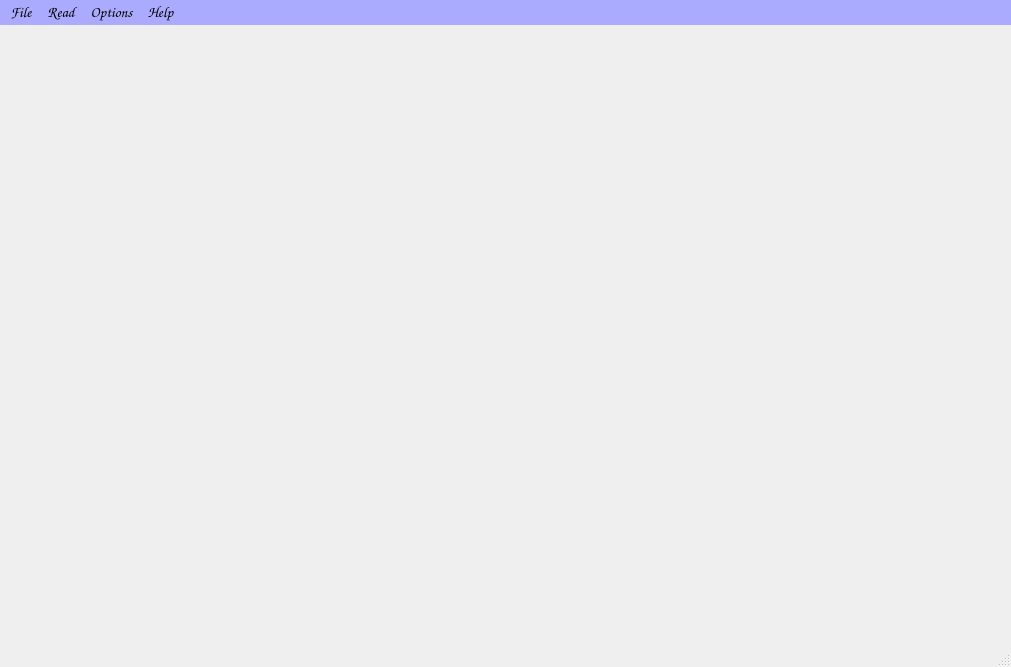
<?xml version="1.0" encoding="UTF-8"?>
<ui version="4.0">
 <class>MainWindow</class>
 <widget class="QMainWindow" name="MainWindow">
  <property name="geometry">
   <rect>
    <x>0</x>
    <y>0</y>
    <width>1011</width>
    <height>667</height>
   </rect>
  </property>
  <property name="font">
   <font>
    <family>Comic Sans MS</family>
    <pointsize>11</pointsize>
    <italic>false</italic>
    <underline>false</underline>
    <strikeout>false</strikeout>
    <kerning>true</kerning>
   </font>
  </property>
  <property name="cursor">
   <cursorShape>ArrowCursor</cursorShape>
  </property>
  <property name="mouseTracking">
   <bool>true</bool>
  </property>
  <property name="windowTitle">
   <string>MainWindow</string>
  </property>
  <widget class="QWidget" name="centralwidget"/>
  <widget class="QMenuBar" name="menubar">
   <property name="geometry">
    <rect>
     <x>0</x>
     <y>0</y>
     <width>1011</width>
     <height>23</height>
    </rect>
   </property>
   <property name="layoutDirection">
    <enum>Qt::LeftToRight</enum>
   </property>
   <property name="autoFillBackground">
    <bool>false</bool>
   </property>
   <property name="styleSheet">
    <string notr="true">font: 9pt &quot;Comic Sans MS&quot;;
background-color: rgb(170, 170, 255);
font: 9pt &quot;Comic Sans MS&quot;;</string>
   </property>
   <widget class="QMenu" name="menuFile">
    <property name="title">
     <string>File</string>
    </property>
    <addaction name="actionOpen_files"/>
    <addaction name="actionReprendre_le_dernier_fichier"/>
    <addaction name="actionR_ouvrir"/>
    <addaction name="actionReprendre"/>
    <addaction name="actionOpen_the_next_file"/>
    <addaction name="actionOpen_the_previous_file"/>
    <addaction name="actionOpen_a_document"/>
    <addaction name="separator"/>
    <addaction name="actionSave_in_file"/>
    <addaction name="actionSave_to_clipboard"/>
    <addaction name="actionPrint"/>
    <addaction name="separator"/>
    <addaction name="actionFullScreen"/>
    <addaction name="actionEntire_window"/>
    <addaction name="actionminimize"/>
    <addaction name="actionExit"/>
   </widget>
   <widget class="QMenu" name="menuRead">
    <property name="title">
     <string>Read</string>
    </property>
    <widget class="QMenu" name="menuFavoris">
     <property name="title">
      <string>Favoris</string>
     </property>
     <addaction name="actionAjouter"/>
     <addaction name="actionGo_to"/>
     <addaction name="actionDelete"/>
    </widget>
    <addaction name="actionFirst_page"/>
    <addaction name="actionLast_page"/>
    <addaction name="actionNext_page"/>
    <addaction name="actionPrevious_page"/>
    <addaction name="separator"/>
    <addaction name="actionScroll_up"/>
    <addaction name="actionScroll_down"/>
    <addaction name="actionScroll_left"/>
    <addaction name="actionScroll_right"/>
    <addaction name="separator"/>
    <addaction name="menuFavoris"/>
    <addaction name="actionMiniatures"/>
    <addaction name="actionCursor"/>
    <addaction name="actionAutomatic_scroll"/>
   </widget>
   <widget class="QMenu" name="menuOptions">
    <property name="title">
     <string>Options</string>
    </property>
    <widget class="QMenu" name="menuDouble_page">
     <property name="title">
      <string>Double page</string>
     </property>
     <addaction name="actionDouble"/>
     <addaction name="actionCover"/>
     <addaction name="actionShadow"/>
     <addaction name="actionMove_forward_one_page"/>
     <addaction name="actionSeparate"/>
    </widget>
    <widget class="QMenu" name="menuZoom">
     <property name="title">
      <string>Zoom</string>
     </property>
     <property name="separatorsCollapsible">
      <bool>false</bool>
     </property>
     <property name="toolTipsVisible">
      <bool>false</bool>
     </property>
     <addaction name="actionZoom_in"/>
     <addaction name="actionZoom_out"/>
     <addaction name="actionZoom_100"/>
     <addaction name="actionZoom_125"/>
     <addaction name="actionZoom_150"/>
     <addaction name="actionZoom_200"/>
     <addaction name="actionZoom_400"/>
    </widget>
    <widget class="QMenu" name="menuRotate">
     <property name="title">
      <string>Rotate</string>
     </property>
     <addaction name="actionLeft"/>
     <addaction name="actionRight"/>
     <addaction name="actionReinitialize"/>
    </widget>
    <widget class="QMenu" name="menuResizing_algorithm">
     <property name="title">
      <string>Resizing algorithm</string>
     </property>
     <property name="icon">
      <iconset theme="QIcon::ThemeIcon::DialogWarning"/>
     </property>
     <property name="separatorsCollapsible">
      <bool>false</bool>
     </property>
     <property name="toolTipsVisible">
      <bool>false</bool>
     </property>
     <addaction name="actionAs_close_is_possible"/>
     <addaction name="actionDraft"/>
     <addaction name="actionLinear"/>
     <addaction name="actionLanczos_Best_quality"/>
    </widget>
    <widget class="QMenu" name="menuRotate_all">
     <property name="title">
      <string>Rotate all</string>
     </property>
     <addaction name="actionLeft_2"/>
     <addaction name="actionRight_2"/>
     <addaction name="actionReinitialize_2"/>
    </widget>
    <widget class="QMenu" name="menuAdjust_to_portrait_mode">
     <property name="focusPolicy">
      <enum>Qt::NoFocus</enum>
     </property>
     <property name="title">
      <string>Adjust to portrait mode</string>
     </property>
     <property name="icon">
      <iconset theme="QIcon::ThemeIcon::CameraWeb"/>
     </property>
     <addaction name="action_to_height"/>
     <addaction name="action_to_width"/>
     <addaction name="action_to_height_2"/>
     <addaction name="action_to_width_2"/>
    </widget>
    <widget class="QMenu" name="menuAdjust_to_paysage_mode">
     <property name="title">
      <string>Adjust to paysage mode</string>
     </property>
     <addaction name="action_to_height_3"/>
     <addaction name="action_to_width_3"/>
     <addaction name="action_to_height_4"/>
     <addaction name="action_to_width_4"/>
    </widget>
    <widget class="QMenu" name="menuAdjust_to_screen">
     <property name="title">
      <string>Adjust to screen</string>
     </property>
     <property name="icon">
      <iconset theme="QIcon::ThemeIcon::ZoomFitBest"/>
     </property>
     <addaction name="actionAjust_to_screen"/>
     <addaction name="action_to_height_5"/>
     <addaction name="action_to_width_5"/>
     <addaction name="action_to_height_6"/>
     <addaction name="action_to_width_6"/>
    </widget>
    <addaction name="menuDouble_page"/>
    <addaction name="menuZoom"/>
    <addaction name="menuRotate"/>
    <addaction name="menuRotate_all"/>
    <addaction name="menuResizing_algorithm"/>
    <addaction name="menuAdjust_to_portrait_mode"/>
    <addaction name="menuAdjust_to_paysage_mode"/>
    <addaction name="menuAdjust_to_screen"/>
    <addaction name="actionAutomatic_colors"/>
    <addaction name="actionScroll_bars"/>
    <addaction name="actiontoolbar_visible"/>
    <addaction name="actionConfigure"/>
    <addaction name="actionClear_history"/>
   </widget>
   <widget class="QMenu" name="menuHelp">
    <property name="title">
     <string>Help</string>
    </property>
    <addaction name="actionWebsite"/>
    <addaction name="actionVerify_updates"/>
    <addaction name="actionAbout_to"/>
   </widget>
   <addaction name="menuFile"/>
   <addaction name="menuRead"/>
   <addaction name="menuOptions"/>
   <addaction name="menuHelp"/>
  </widget>
  <widget class="QStatusBar" name="statusbar"/>
  <action name="actionOpen_files">
   <property name="icon">
    <iconset theme="QIcon::ThemeIcon::FolderOpen"/>
   </property>
   <property name="text">
    <string>Open files</string>
   </property>
   <property name="shortcut">
    <string>Ctrl+L</string>
   </property>
  </action>
  <action name="actionReprendre_le_dernier_fichier">
   <property name="enabled">
    <bool>false</bool>
   </property>
   <property name="icon">
    <iconset theme="QIcon::ThemeIcon::SystemReboot"/>
   </property>
   <property name="text">
    <string>Resume the last file</string>
   </property>
   <property name="shortcut">
    <string>Ctrl+R</string>
   </property>
  </action>
  <action name="actionR_ouvrir">
   <property name="enabled">
    <bool>false</bool>
   </property>
   <property name="icon">
    <iconset theme="QIcon::ThemeIcon::DocumentOpenRecent"/>
   </property>
   <property name="text">
    <string>Reopen</string>
   </property>
  </action>
  <action name="actionReprendre">
   <property name="enabled">
    <bool>false</bool>
   </property>
   <property name="text">
    <string>Resume</string>
   </property>
  </action>
  <action name="actionOpen_the_next_file">
   <property name="enabled">
    <bool>false</bool>
   </property>
   <property name="text">
    <string>Open the next file</string>
   </property>
  </action>
  <action name="actionOpen_the_previous_file">
   <property name="enabled">
    <bool>false</bool>
   </property>
   <property name="text">
    <string>Open the previous file</string>
   </property>
  </action>
  <action name="actionOpen_a_document">
   <property name="icon">
    <iconset theme="accessories-calculator"/>
   </property>
   <property name="text">
    <string>Open a document</string>
   </property>
  </action>
  <action name="actionSave_in_file">
   <property name="enabled">
    <bool>false</bool>
   </property>
   <property name="icon">
    <iconset theme="QIcon::ThemeIcon::DocumentPageSetup"/>
   </property>
   <property name="text">
    <string>Save to file</string>
   </property>
  </action>
  <action name="actionSave_to_clipboard">
   <property name="enabled">
    <bool>false</bool>
   </property>
   <property name="text">
    <string>Save to clipboard</string>
   </property>
  </action>
  <action name="actionPrint">
   <property name="enabled">
    <bool>false</bool>
   </property>
   <property name="icon">
    <iconset theme="QIcon::ThemeIcon::Printer"/>
   </property>
   <property name="text">
    <string>Print</string>
   </property>
  </action>
  <action name="actionFullScreen">
   <property name="icon">
    <iconset theme="QIcon::ThemeIcon::MediaPlaybackStop"/>
   </property>
   <property name="text">
    <string>Fullscreen</string>
   </property>
  </action>
  <action name="actionEntire_window">
   <property name="icon">
    <iconset theme="QIcon::ThemeIcon::EditSelectAll"/>
   </property>
   <property name="text">
    <string>Entire window</string>
   </property>
  </action>
  <action name="actionminimize">
   <property name="text">
    <string>minimize</string>
   </property>
  </action>
  <action name="actionExit">
   <property name="text">
    <string>Exit</string>
   </property>
  </action>
  <action name="actionFirst_page">
   <property name="enabled">
    <bool>false</bool>
   </property>
   <property name="icon">
    <iconset theme="QIcon::ThemeIcon::MediaSeekBackward"/>
   </property>
   <property name="text">
    <string>First page</string>
   </property>
  </action>
  <action name="actionLast_page">
   <property name="enabled">
    <bool>false</bool>
   </property>
   <property name="icon">
    <iconset theme="QIcon::ThemeIcon::MediaSeekForward"/>
   </property>
   <property name="text">
    <string>Last page</string>
   </property>
  </action>
  <action name="actionNext_page">
   <property name="enabled">
    <bool>false</bool>
   </property>
   <property name="icon">
    <iconset theme="QIcon::ThemeIcon::MediaSkipBackward"/>
   </property>
   <property name="text">
    <string>Next page</string>
   </property>
  </action>
  <action name="actionPrevious_page">
   <property name="enabled">
    <bool>false</bool>
   </property>
   <property name="icon">
    <iconset theme="QIcon::ThemeIcon::MediaSkipForward"/>
   </property>
   <property name="text">
    <string>Previous page</string>
   </property>
  </action>
  <action name="actionScroll_up">
   <property name="enabled">
    <bool>false</bool>
   </property>
   <property name="icon">
    <iconset theme="QIcon::ThemeIcon::GoUp"/>
   </property>
   <property name="text">
    <string>Scroll up</string>
   </property>
  </action>
  <action name="actionScroll_down">
   <property name="enabled">
    <bool>false</bool>
   </property>
   <property name="icon">
    <iconset theme="QIcon::ThemeIcon::GoDown"/>
   </property>
   <property name="text">
    <string>Scroll down</string>
   </property>
  </action>
  <action name="actionScroll_left">
   <property name="enabled">
    <bool>false</bool>
   </property>
   <property name="text">
    <string>Scroll left</string>
   </property>
  </action>
  <action name="actionScroll_right">
   <property name="enabled">
    <bool>false</bool>
   </property>
   <property name="text">
    <string>Scroll right</string>
   </property>
  </action>
  <action name="actionMiniatures">
   <property name="enabled">
    <bool>false</bool>
   </property>
   <property name="icon">
    <iconset theme="QIcon::ThemeIcon::AddressBookNew"/>
   </property>
   <property name="text">
    <string>Miniatures</string>
   </property>
  </action>
  <action name="actionCursor">
   <property name="enabled">
    <bool>false</bool>
   </property>
   <property name="text">
    <string>Cursor</string>
   </property>
  </action>
  <action name="actionAutomatic_scroll">
   <property name="text">
    <string>Automatic scroll</string>
   </property>
  </action>
  <action name="actionAutomatic_colors">
   <property name="text">
    <string>Automatic colors</string>
   </property>
  </action>
  <action name="actionScroll_bars">
   <property name="checkable">
    <bool>true</bool>
   </property>
   <property name="checked">
    <bool>true</bool>
   </property>
   <property name="text">
    <string>Scroll bars</string>
   </property>
  </action>
  <action name="actiontoolbar_visible">
   <property name="checkable">
    <bool>true</bool>
   </property>
   <property name="checked">
    <bool>true</bool>
   </property>
   <property name="text">
    <string>toolbar visible</string>
   </property>
  </action>
  <action name="actionConfigure">
   <property name="text">
    <string>Configure</string>
   </property>
  </action>
  <action name="actionClear_history">
   <property name="text">
    <string>Clear history</string>
   </property>
  </action>
  <action name="actionWebsite">
   <property name="icon">
    <iconset theme="QIcon::ThemeIcon::WindowNew"/>
   </property>
   <property name="text">
    <string>Website</string>
   </property>
  </action>
  <action name="actionVerify_updates">
   <property name="icon">
    <iconset theme="QIcon::ThemeIcon::DocumentProperties"/>
   </property>
   <property name="text">
    <string>Verify updates</string>
   </property>
  </action>
  <action name="actionAbout_to">
   <property name="icon">
    <iconset theme="QIcon::ThemeIcon::DialogInformation"/>
   </property>
   <property name="text">
    <string>About to</string>
   </property>
  </action>
  <action name="actionAjouter">
   <property name="enabled">
    <bool>true</bool>
   </property>
   <property name="icon">
    <iconset theme="QIcon::ThemeIcon::ListAdd"/>
   </property>
   <property name="text">
    <string>Add</string>
   </property>
  </action>
  <action name="actionGo_to">
   <property name="enabled">
    <bool>false</bool>
   </property>
   <property name="text">
    <string>Go to</string>
   </property>
  </action>
  <action name="actionDelete">
   <property name="enabled">
    <bool>false</bool>
   </property>
   <property name="icon">
    <iconset theme="QIcon::ThemeIcon::ListRemove"/>
   </property>
   <property name="text">
    <string>Delete</string>
   </property>
  </action>
  <action name="actionDouble">
   <property name="text">
    <string>Double page</string>
   </property>
   <property name="shortcut">
    <string>Ctrl+D</string>
   </property>
  </action>
  <action name="actionCover">
   <property name="enabled">
    <bool>false</bool>
   </property>
   <property name="text">
    <string>Cover</string>
   </property>
  </action>
  <action name="actionShadow">
   <property name="enabled">
    <bool>false</bool>
   </property>
   <property name="text">
    <string>Shadow</string>
   </property>
  </action>
  <action name="actionMove_forward_one_page">
   <property name="enabled">
    <bool>false</bool>
   </property>
   <property name="text">
    <string>Move forward  one page</string>
   </property>
  </action>
  <action name="actionSeparate">
   <property name="enabled">
    <bool>false</bool>
   </property>
   <property name="text">
    <string>Separate</string>
   </property>
  </action>
  <action name="actionZoom_in">
   <property name="icon">
    <iconset theme="QIcon::ThemeIcon::ZoomIn"/>
   </property>
   <property name="text">
    <string>Zoom</string>
   </property>
   <property name="shortcut">
    <string>Ctrl+=</string>
   </property>
  </action>
  <action name="actionZoom_out">
   <property name="icon">
    <iconset theme="QIcon::ThemeIcon::ZoomOut"/>
   </property>
   <property name="text">
    <string>Zoom out</string>
   </property>
   <property name="shortcut">
    <string>Ctrl+-</string>
   </property>
  </action>
  <action name="actionZoom_100">
   <property name="checkable">
    <bool>true</bool>
   </property>
   <property name="enabled">
    <bool>true</bool>
   </property>
   <property name="text">
    <string>Zoom      100%</string>
   </property>
  </action>
  <action name="actionZoom_125">
   <property name="checkable">
    <bool>true</bool>
   </property>
   <property name="text">
    <string>Zoom      125%</string>
   </property>
  </action>
  <action name="actionZoom_150">
   <property name="checkable">
    <bool>true</bool>
   </property>
   <property name="text">
    <string>Zoom      150%</string>
   </property>
  </action>
  <action name="actionZoom_200">
   <property name="checkable">
    <bool>true</bool>
   </property>
   <property name="text">
    <string>Zoom      200%</string>
   </property>
  </action>
  <action name="actionZoom_400">
   <property name="checkable">
    <bool>true</bool>
   </property>
   <property name="text">
    <string>Zoom      400%</string>
   </property>
  </action>
  <action name="actionLeft">
   <property name="enabled">
    <bool>false</bool>
   </property>
   <property name="icon">
    <iconset theme="QIcon::ThemeIcon::ObjectRotateLeft"/>
   </property>
   <property name="text">
    <string>Left</string>
   </property>
  </action>
  <action name="actionRight">
   <property name="enabled">
    <bool>false</bool>
   </property>
   <property name="icon">
    <iconset theme="QIcon::ThemeIcon::ObjectRotateRight"/>
   </property>
   <property name="text">
    <string>Right</string>
   </property>
  </action>
  <action name="actionReinitialize">
   <property name="enabled">
    <bool>false</bool>
   </property>
   <property name="text">
    <string>Reinitialize</string>
   </property>
  </action>
  <action name="actionLeft_2">
   <property name="icon">
    <iconset theme="QIcon::ThemeIcon::ObjectRotateLeft"/>
   </property>
   <property name="text">
    <string>Left</string>
   </property>
  </action>
  <action name="actionRight_2">
   <property name="icon">
    <iconset theme="QIcon::ThemeIcon::ObjectRotateRight"/>
   </property>
   <property name="text">
    <string>Right</string>
   </property>
  </action>
  <action name="actionReinitialize_2">
   <property name="text">
    <string>Reinitialize</string>
   </property>
  </action>
  <action name="actionAs_close_is_possible">
   <property name="text">
    <string>As close is possible</string>
   </property>
  </action>
  <action name="actionDraft">
   <property name="text">
    <string>Draft</string>
   </property>
  </action>
  <action name="actionLinear">
   <property name="text">
    <string>Linear</string>
   </property>
  </action>
  <action name="actionLanczos_Best_quality">
   <property name="text">
    <string>Lanczos (Best quality)</string>
   </property>
  </action>
  <action name="action_to_height">
   <property name="text">
    <string>&gt;= to height</string>
   </property>
  </action>
  <action name="action_to_width">
   <property name="text">
    <string>&gt;= to width</string>
   </property>
  </action>
  <action name="action_to_height_2">
   <property name="text">
    <string>&lt;= to height</string>
   </property>
  </action>
  <action name="action_to_width_2">
   <property name="text">
    <string>&lt;= to width</string>
   </property>
  </action>
  <action name="action_to_height_3">
   <property name="text">
    <string>&gt;= to height</string>
   </property>
  </action>
  <action name="action_to_width_3">
   <property name="text">
    <string>&gt;= to width</string>
   </property>
  </action>
  <action name="action_to_height_4">
   <property name="text">
    <string>&lt;= to height</string>
   </property>
  </action>
  <action name="action_to_width_4">
   <property name="text">
    <string>&lt;= to width</string>
   </property>
  </action>
  <action name="actionAjust_to_screen">
   <property name="text">
    <string>Ajust to screen</string>
   </property>
  </action>
  <action name="action_to_height_5">
   <property name="text">
    <string>&gt;= to height</string>
   </property>
  </action>
  <action name="action_to_width_5">
   <property name="text">
    <string>&gt;= to width</string>
   </property>
  </action>
  <action name="action_to_height_6">
   <property name="text">
    <string>&lt;= to height</string>
   </property>
  </action>
  <action name="action_to_width_6">
   <property name="text">
    <string>&lt;= to width</string>
   </property>
  </action>
 </widget>
 <resources/>
 <connections/>
</ui>
